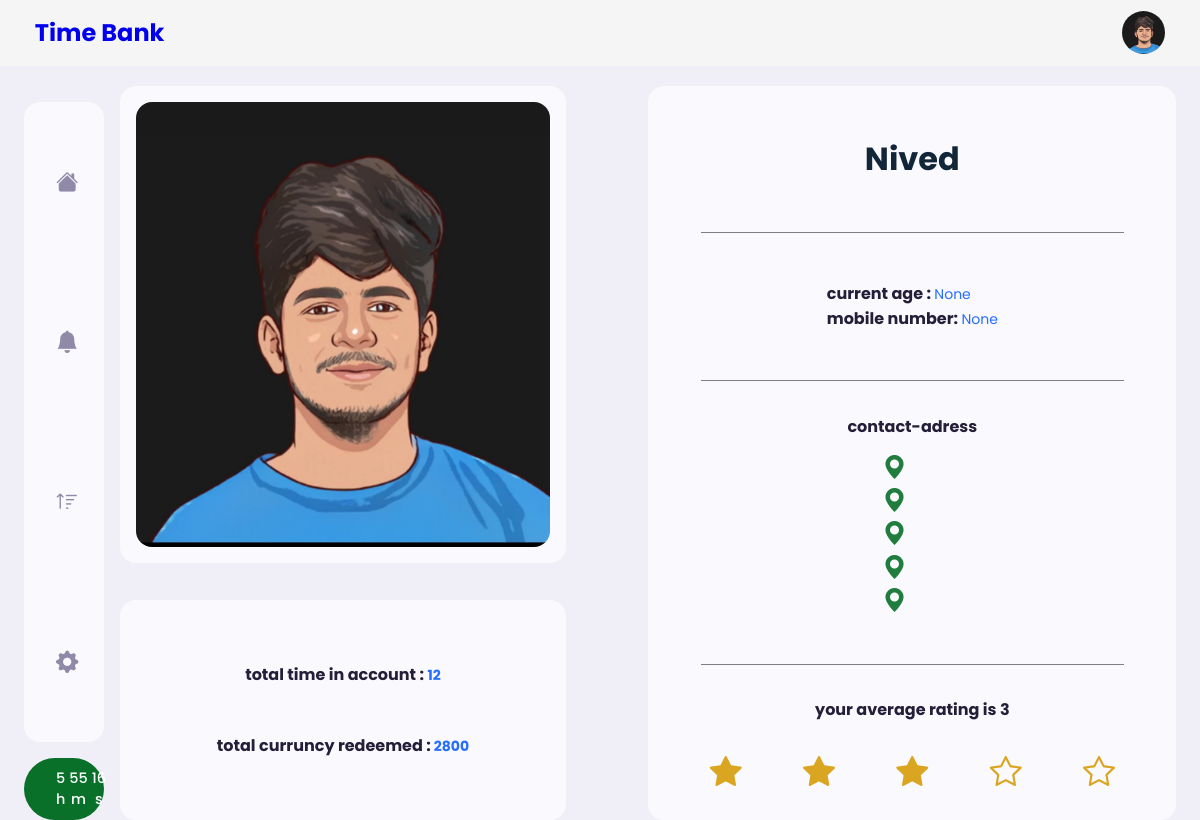
Page /user (signed in) on the committed database.
### home/models.py (models this page shows)
class CustomUser(AbstractUser):
    image = models.ImageField(upload_to='user_images/',blank=True)
    age = models.IntegerField(blank=True, null=True)
    phone_number = models.IntegerField(blank=True, null=True)
    nation = models.CharField(max_length=20,blank=True)
    district = models.CharField(max_length=20,blank=True)
    state = models.CharField(max_length=20,blank=True)
    area = models.CharField(max_length=50,blank=True)
    rating = models.IntegerField(default=0)
    time = models.IntegerField(default=0)   # Default value set to 0
    created_at = models.DateTimeField(auto_now_add=True)
    currency = models.IntegerField(default=0)
    is_custumer=models.BooleanField(default=True)
    def __str__(self):
        return self.username

### home/views.py (the view)
# urls.py: path('user',user,name='user'),
@login_required
def user(request):
    user = request.user
    rating=UserRating.objects.filter(user=user)
    try:
            NumberOFuserRated = len(rating)
            totalSumOfRationgByuser=0
            for i in rating:
                totalSumOfRationgByuser += i.rating
            rating=totalSumOfRationgByuser//NumberOFuserRated
            print(rating,'oh this is out new rating')
    except:
        print('user is not rated')
        rating=0
    if request.method == 'POST':
        form = RegistrationForm(request.POST,request.FILES, instance=user)
        if form.is_valid():
            form.save()
            login(request, user)
            return redirect('user')
    if request.method == 'POST' :
        print('done',request.POST)
        Redeemtime = request.POST['time']
        curruncy = request.POST['currency']
        if int(Redeemtime)>0:
            OldTime=user.time
            print(Redeemtime,curruncy,'done taking value from post filed')
            user.time=int(OldTime)-int(Redeemtime)
            PreviousCurruncy = user.currency
            user.currency = int(curruncy) + int(PreviousCurruncy)
            user.save()
            return render(request,'success.html')
        elif int(Redeemtime) <=0 :
            return render(request,'fail.html')
    else:
        form = RegistrationForm(instance=user)
        redeemForm =RedeemForm(instance=user)
    return render(request, 'user.html', {'user': user, 'form':form,'rating':rating,'redeemForm':redeemForm})

### home/templates/user.html (shortened to what this page needs)
{% load static %}
<html lang="en">
<head>
    <link rel="stylesheet" href="{% static 'css/user.css' %}">
    <link rel="stylesheet" href="https://cdn.jsdelivr.net/npm/bootstrap-icons@1.9.1/font/bootstrap-icons.css">
</head>
<body>
    <nav>
        <div class="container">
            <div class="logo">
         <a href="{% url 'home' %}"> <h2 >Time Bank</h2></a>
        </div>
       <div class="create">
            <div class="profile-photo">
              {% if user.image %}
              <a href="{% url 'user' %}"> <img src="{{user.image.url}}" > </a>
          {% else %}
          <a href="{% url 'user' %}"> <img src="https://media.istockphoto.com/id/950587720/vector/incognito-5.jpg?s=612x612&w=0&k=20&c=e66fJb2d-Mwp5vrR366dknZN-s7nJRjJhipcy5w9kOs=" alt=""> </a>
          {% endif %}
            </div>
       </div>
    </div>
    </nav>
   <main>
    <div class="container">
            <div class="left ">
                <div class="sidebar">
                    <a href="{% url 'home' %}" class="menu-item ">
                        <span><i class="bi bi-house-fill"></i></span><h3>home</h3>
                    </a>
                    <a href="#" class="menu-item" id="notifications">
                        <span ><i class="bi bi-bell-fill"></i></span><h3 id="redeem-btn">redeem</h3>
                    </a>
                    <a href="#" id="open-edit-page" class="menu-item"  >
                        <span  ><i class="bi bi-sort-up"> </i></span><h3 >edit</h3>
                    </a>
                    <a href="{% url 'logout' %}" class="menu-item" id="logout">
                        <span><i class="bi bi-gear-fill"></i></span><h3>logout</h3>
                    </a>
                </div>
                <label id='timer' class="btn btn-primary"  for="create-post"><p id='hours'>0</p><p id='minutes'>0</p><p id='seconds'>0</p></label>
            </div>
            <div class="middle" id="cart-box">
             <div class="user-left">
                <div class="image">
                    {% if user.image %}
                    <img src="{{user.image.url}}" alt="">
                     {% endif %}
                </div>
                <div class="content">
                 <div class="time">
                    <h4>total time in account : <span >{{user.time}}</span></h4>
                    <h4>total curruncy redeemed :<span> {{user.currency}}</span></h4>
                 </div>
                </div>
             </div>
             <div class="user-right">
                <div class="user-detial">
                    <h2 class="product-title">{{user}}</h2>
                    <hr class='line'>
                    <div class="product-price">
                      <p class="new-price"> current  age : <span>{{user.age}}</span></p>
                      <p class="new-price">mobile number: <span>{{user.phone_number}}</span></p>
                    </div>
                    <hr class='line'>
                    <div class="product-detail">
                      <h4>contact-adress </h4>
                      <ul>
                        <li><i class="bi bi-geo-alt-fill"></i></li>
                        <li><i class="bi bi-geo-alt-fill"></i></li>
                        <li><i class="bi bi-geo-alt-fill"></i></li>
                        <li><i class="bi bi-geo-alt-fill"></i></li>
                        <li><i class="bi bi-geo-alt-fill"></i></li>
                      </ul>
                    </div>
                    <hr class='line'>
                    {% if rating <= 0 %}
                    <h4 style="text-align: center;">you are  not rated by anyone  </h4>
                    {% else %}
                    <h4 style="text-align: center;">your  average rating is {{rating}} </h4>
                    {%endif %}
                    <div class="rating">
                     {% for number in "12345" %}
                     {% if number|add:"0" <= rating %}
                         <i class="bi bi-star-fill " > </i>
                     {% else %}
                         <i class="bi bi-star"></i>
                     {% endif %}
                 {% endfor %}
                    </div>
                  </div>
             </div>
        </div>
    </main>
    </body>
</html>

### rows in the picture
CustomUser: image (picture), time "12", currency "2800", username "Nived", age "None", phone_number "None"

### other values in the picture
{{ rating }} "3"
